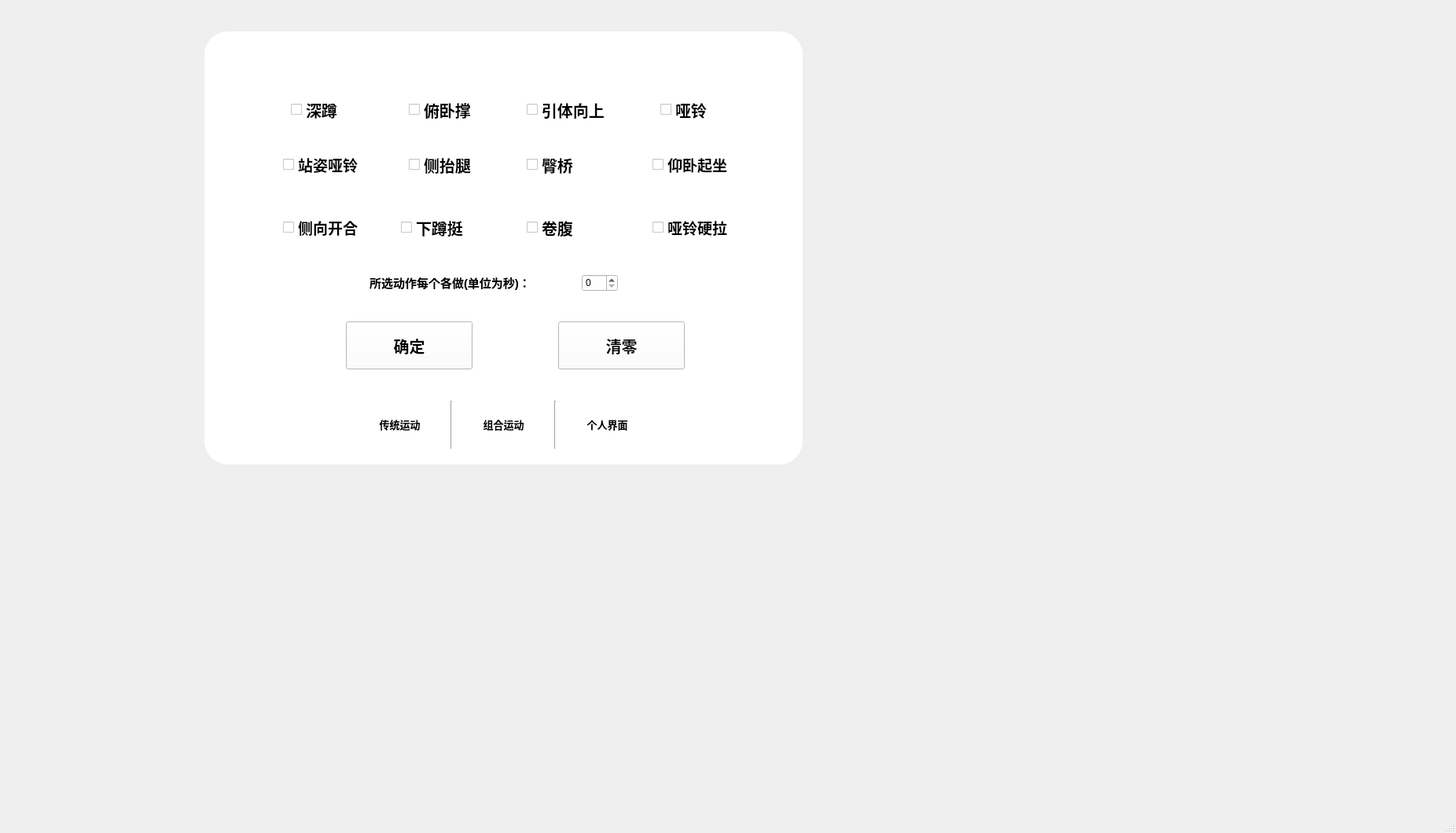
<?xml version="1.0" encoding="UTF-8"?>
<ui version="4.0">
 <class>MainWindow</class>
 <widget class="QMainWindow" name="MainWindow">
  <property name="geometry">
   <rect>
    <x>0</x>
    <y>0</y>
    <width>1852</width>
    <height>1060</height>
   </rect>
  </property>
  <property name="windowTitle">
   <string>MainWindow</string>
  </property>
  <widget class="QWidget" name="centralwidget">
   <widget class="QLabel" name="label">
    <property name="geometry">
     <rect>
      <x>260</x>
      <y>40</y>
      <width>761</width>
      <height>551</height>
     </rect>
    </property>
    <property name="styleSheet">
     <string notr="true">background-color: rgb(255, 255, 255);
border-top-right-radius:30px;
border-bottom-right-radius:30px;
border-top-left-radius:30px;
border-bottom-left-radius:30px</string>
    </property>
    <property name="text">
     <string/>
    </property>
   </widget>
   <widget class="QPushButton" name="pushButton_9">
    <property name="geometry">
     <rect>
      <x>970</x>
      <y>50</y>
      <width>31</width>
      <height>21</height>
     </rect>
    </property>
    <property name="styleSheet">
     <string notr="true">border:none;
background-color: rgb(255, 255, 255);</string>
    </property>
    <property name="text">
     <string/>
    </property>
    <property name="icon">
     <iconset resource="resource.qrc">
      <normaloff>:/icons/icons/close.png</normaloff>:/icons/icons/close.png</iconset>
    </property>
   </widget>
   <widget class="QWidget" name="widget_2" native="true">
    <property name="geometry">
     <rect>
      <x>450</x>
      <y>510</y>
      <width>381</width>
      <height>61</height>
     </rect>
    </property>
    <property name="font">
     <font>
      <weight>75</weight>
      <bold>true</bold>
     </font>
    </property>
    <layout class="QHBoxLayout" name="horizontalLayout">
     <item>
      <widget class="QPushButton" name="functionBT">
       <property name="font">
        <font>
         <pointsize>10</pointsize>
         <weight>75</weight>
         <bold>true</bold>
        </font>
       </property>
       <property name="styleSheet">
        <string notr="true">#functionBT{
	border:none;
}
#functionBT:focus{
	
	color: rgb(158, 158, 158);
}</string>
       </property>
       <property name="text">
        <string>传统运动</string>
       </property>
      </widget>
     </item>
     <item>
      <widget class="Line" name="line">
       <property name="orientation">
        <enum>Qt::Vertical</enum>
       </property>
      </widget>
     </item>
     <item>
      <widget class="QPushButton" name="zuheydBT">
       <property name="font">
        <font>
         <pointsize>10</pointsize>
         <weight>75</weight>
         <bold>true</bold>
        </font>
       </property>
       <property name="styleSheet">
        <string notr="true">#zuheydBT{
	border:none;
}
#zuheydBT:focus{
	
	
	color: rgb(158, 158, 158);
}</string>
       </property>
       <property name="text">
        <string>组合运动</string>
       </property>
      </widget>
     </item>
     <item>
      <widget class="Line" name="line_3">
       <property name="orientation">
        <enum>Qt::Vertical</enum>
       </property>
      </widget>
     </item>
     <item>
      <widget class="QPushButton" name="gerenBT">
       <property name="font">
        <font>
         <pointsize>10</pointsize>
         <weight>75</weight>
         <bold>true</bold>
        </font>
       </property>
       <property name="styleSheet">
        <string notr="true">#gerenBT{
	border:none;
}
#gerenBT:focus{
	
	
	color: rgb(158, 158, 158);
}</string>
       </property>
       <property name="text">
        <string>个人界面</string>
       </property>
      </widget>
     </item>
    </layout>
   </widget>
   <widget class="QWidget" name="widget" native="true">
    <property name="geometry">
     <rect>
      <x>300</x>
      <y>90</y>
      <width>651</width>
      <height>391</height>
     </rect>
    </property>
    <widget class="QPushButton" name="shendunBT">
     <property name="geometry">
      <rect>
       <x>40</x>
       <y>40</y>
       <width>161</width>
       <height>61</height>
      </rect>
     </property>
     <property name="font">
      <font>
       <pointsize>11</pointsize>
       <weight>75</weight>
       <bold>true</bold>
      </font>
     </property>
     <property name="text">
      <string>深蹲</string>
     </property>
    </widget>
    <widget class="QPushButton" name="fuwochengBT">
     <property name="geometry">
      <rect>
       <x>250</x>
       <y>40</y>
       <width>161</width>
       <height>61</height>
      </rect>
     </property>
     <property name="font">
      <font>
       <pointsize>11</pointsize>
       <weight>75</weight>
       <bold>true</bold>
      </font>
     </property>
     <property name="text">
      <string>俯卧撑</string>
     </property>
    </widget>
    <widget class="QPushButton" name="yintiBT">
     <property name="geometry">
      <rect>
       <x>470</x>
       <y>40</y>
       <width>161</width>
       <height>61</height>
      </rect>
     </property>
     <property name="font">
      <font>
       <pointsize>11</pointsize>
       <weight>75</weight>
       <bold>true</bold>
      </font>
     </property>
     <property name="text">
      <string>引体向上</string>
     </property>
    </widget>
    <widget class="QPushButton" name="yalingBT">
     <property name="geometry">
      <rect>
       <x>40</x>
       <y>130</y>
       <width>161</width>
       <height>61</height>
      </rect>
     </property>
     <property name="font">
      <font>
       <pointsize>11</pointsize>
       <weight>75</weight>
       <bold>true</bold>
      </font>
     </property>
     <property name="text">
      <string>哑铃</string>
     </property>
    </widget>
    <widget class="QPushButton" name="zzyalingBT">
     <property name="geometry">
      <rect>
       <x>250</x>
       <y>130</y>
       <width>161</width>
       <height>61</height>
      </rect>
     </property>
     <property name="font">
      <font>
       <pointsize>11</pointsize>
       <weight>75</weight>
       <bold>true</bold>
      </font>
     </property>
     <property name="text">
      <string>站姿哑铃</string>
     </property>
    </widget>
    <widget class="QPushButton" name="cetaituiBT">
     <property name="geometry">
      <rect>
       <x>470</x>
       <y>130</y>
       <width>161</width>
       <height>61</height>
      </rect>
     </property>
     <property name="font">
      <font>
       <pointsize>11</pointsize>
       <weight>75</weight>
       <bold>true</bold>
      </font>
     </property>
     <property name="text">
      <string>侧抬腿</string>
     </property>
    </widget>
    <widget class="QPushButton" name="yangwoqizuoBT">
     <property name="geometry">
      <rect>
       <x>250</x>
       <y>220</y>
       <width>161</width>
       <height>61</height>
      </rect>
     </property>
     <property name="font">
      <font>
       <pointsize>11</pointsize>
       <weight>75</weight>
       <bold>true</bold>
      </font>
     </property>
     <property name="text">
      <string>仰卧起坐</string>
     </property>
    </widget>
    <widget class="QPushButton" name="chexiangkaiheBT">
     <property name="geometry">
      <rect>
       <x>470</x>
       <y>220</y>
       <width>161</width>
       <height>61</height>
      </rect>
     </property>
     <property name="font">
      <font>
       <pointsize>11</pointsize>
       <weight>75</weight>
       <bold>true</bold>
      </font>
     </property>
     <property name="text">
      <string>侧向开合</string>
     </property>
    </widget>
    <widget class="QPushButton" name="tunqiaoBT">
     <property name="geometry">
      <rect>
       <x>40</x>
       <y>220</y>
       <width>161</width>
       <height>61</height>
      </rect>
     </property>
     <property name="font">
      <font>
       <pointsize>11</pointsize>
       <weight>75</weight>
       <bold>true</bold>
      </font>
     </property>
     <property name="text">
      <string>臀桥</string>
     </property>
    </widget>
    <widget class="QPushButton" name="xiaduntingBT">
     <property name="geometry">
      <rect>
       <x>40</x>
       <y>310</y>
       <width>161</width>
       <height>61</height>
      </rect>
     </property>
     <property name="font">
      <font>
       <pointsize>11</pointsize>
       <weight>75</weight>
       <bold>true</bold>
      </font>
     </property>
     <property name="text">
      <string>下蹲挺</string>
     </property>
    </widget>
    <widget class="QPushButton" name="pushButton_14">
     <property name="geometry">
      <rect>
       <x>470</x>
       <y>310</y>
       <width>161</width>
       <height>61</height>
      </rect>
     </property>
     <property name="font">
      <font>
       <pointsize>11</pointsize>
       <weight>75</weight>
       <bold>true</bold>
      </font>
     </property>
     <property name="text">
      <string>哑铃硬拉</string>
     </property>
    </widget>
    <widget class="QPushButton" name="juanfuBT">
     <property name="geometry">
      <rect>
       <x>250</x>
       <y>310</y>
       <width>161</width>
       <height>61</height>
      </rect>
     </property>
     <property name="font">
      <font>
       <pointsize>11</pointsize>
       <weight>75</weight>
       <bold>true</bold>
      </font>
     </property>
     <property name="text">
      <string>卷腹</string>
     </property>
    </widget>
   </widget>
   <widget class="QWidget" name="widget_3" native="true">
    <property name="geometry">
     <rect>
      <x>310</x>
      <y>80</y>
      <width>661</width>
      <height>401</height>
     </rect>
    </property>
    <property name="styleSheet">
     <string notr="true">background-color: rgb(255, 255, 255);</string>
    </property>
    <widget class="QWidget" name="widget_4" native="true">
     <property name="geometry">
      <rect>
       <x>560</x>
       <y>140</y>
       <width>91</width>
       <height>171</height>
      </rect>
     </property>
     <property name="font">
      <font>
       <weight>75</weight>
       <bold>true</bold>
      </font>
     </property>
     <layout class="QVBoxLayout" name="verticalLayout">
      <item>
       <widget class="QPushButton" name="tuichuBT">
        <property name="font">
         <font>
          <pointsize>10</pointsize>
          <weight>75</weight>
          <bold>true</bold>
         </font>
        </property>
        <property name="styleSheet">
         <string notr="true">#tuichuBT{
	border:none;
}
#tuichuBT:focus{
	
	
	color: rgb(158, 158, 158);
}</string>
        </property>
        <property name="text">
         <string>退出</string>
        </property>
       </widget>
      </item>
      <item>
       <widget class="Line" name="line_2">
        <property name="orientation">
         <enum>Qt::Horizontal</enum>
        </property>
       </widget>
      </item>
      <item>
       <widget class="QPushButton" name="fanhuiBT">
        <property name="font">
         <font>
          <pointsize>10</pointsize>
          <weight>75</weight>
          <bold>true</bold>
         </font>
        </property>
        <property name="styleSheet">
         <string notr="true">#fanhuiBT{
	border:none;
}
#fanhuiBT:focus{
	
	color: rgb(158, 158, 158);
}</string>
        </property>
        <property name="text">
         <string>返回</string>
        </property>
       </widget>
      </item>
     </layout>
    </widget>
    <widget class="QLabel" name="label_3">
     <property name="geometry">
      <rect>
       <x>570</x>
       <y>20</y>
       <width>72</width>
       <height>15</height>
      </rect>
     </property>
     <property name="text">
      <string>用户名：</string>
     </property>
    </widget>
    <widget class="QLabel" name="yonghuminglb">
     <property name="geometry">
      <rect>
       <x>570</x>
       <y>70</y>
       <width>72</width>
       <height>15</height>
      </rect>
     </property>
     <property name="text">
      <string/>
     </property>
    </widget>
    <widget class="QTableWidget" name="tableWidget">
     <property name="geometry">
      <rect>
       <x>10</x>
       <y>10</y>
       <width>551</width>
       <height>391</height>
      </rect>
     </property>
    </widget>
   </widget>
   <widget class="QPushButton" name="pushButton">
    <property name="geometry">
     <rect>
      <x>922</x>
      <y>50</y>
      <width>41</width>
      <height>28</height>
     </rect>
    </property>
    <property name="styleSheet">
     <string notr="true">background-color: rgb(255, 255, 255);
border:none;</string>
    </property>
    <property name="text">
     <string/>
    </property>
    <property name="icon">
     <iconset>
      <normaloff>../../../.designer/backup/icons/disexpend.png</normaloff>../../../.designer/backup/icons/disexpend.png</iconset>
    </property>
   </widget>
   <widget class="QPushButton" name="pushButton_16">
    <property name="geometry">
     <rect>
      <x>940</x>
      <y>50</y>
      <width>31</width>
      <height>21</height>
     </rect>
    </property>
    <property name="styleSheet">
     <string notr="true">border:none;
background-color: rgb(255, 255, 255);</string>
    </property>
    <property name="text">
     <string/>
    </property>
    <property name="icon">
     <iconset resource="resource.qrc">
      <normaloff>:/icons/icons/disexpend.png</normaloff>:/icons/icons/disexpend.png</iconset>
    </property>
   </widget>
   <widget class="QWidget" name="widget_6" native="true">
    <property name="geometry">
     <rect>
      <x>320</x>
      <y>79</y>
      <width>650</width>
      <height>421</height>
     </rect>
    </property>
    <property name="styleSheet">
     <string notr="true">background-color: rgb(255, 255, 255);</string>
    </property>
    <widget class="QCheckBox" name="shendunCB">
     <property name="geometry">
      <rect>
       <x>50</x>
       <y>40</y>
       <width>121</width>
       <height>41</height>
      </rect>
     </property>
     <property name="font">
      <font>
       <pointsize>15</pointsize>
       <weight>75</weight>
       <bold>true</bold>
      </font>
     </property>
     <property name="text">
      <string>深蹲</string>
     </property>
    </widget>
    <widget class="QCheckBox" name="fuwochengCB">
     <property name="geometry">
      <rect>
       <x>200</x>
       <y>40</y>
       <width>121</width>
       <height>41</height>
      </rect>
     </property>
     <property name="font">
      <font>
       <pointsize>15</pointsize>
       <weight>75</weight>
       <bold>true</bold>
      </font>
     </property>
     <property name="text">
      <string>俯卧撑</string>
     </property>
    </widget>
    <widget class="QCheckBox" name="yintiCB">
     <property name="geometry">
      <rect>
       <x>350</x>
       <y>40</y>
       <width>121</width>
       <height>41</height>
      </rect>
     </property>
     <property name="font">
      <font>
       <pointsize>15</pointsize>
       <weight>75</weight>
       <bold>true</bold>
      </font>
     </property>
     <property name="text">
      <string>引体向上</string>
     </property>
    </widget>
    <widget class="QCheckBox" name="yalingCB">
     <property name="geometry">
      <rect>
       <x>520</x>
       <y>40</y>
       <width>121</width>
       <height>41</height>
      </rect>
     </property>
     <property name="font">
      <font>
       <pointsize>15</pointsize>
       <weight>75</weight>
       <bold>true</bold>
      </font>
     </property>
     <property name="text">
      <string>哑铃</string>
     </property>
    </widget>
    <widget class="QCheckBox" name="zzyalingCB">
     <property name="geometry">
      <rect>
       <x>40</x>
       <y>110</y>
       <width>121</width>
       <height>41</height>
      </rect>
     </property>
     <property name="font">
      <font>
       <pointsize>14</pointsize>
       <weight>75</weight>
       <bold>true</bold>
      </font>
     </property>
     <property name="text">
      <string>站姿哑铃</string>
     </property>
    </widget>
    <widget class="QCheckBox" name="cetaituiCB">
     <property name="geometry">
      <rect>
       <x>200</x>
       <y>110</y>
       <width>121</width>
       <height>41</height>
      </rect>
     </property>
     <property name="font">
      <font>
       <pointsize>15</pointsize>
       <weight>75</weight>
       <bold>true</bold>
      </font>
     </property>
     <property name="text">
      <string>侧抬腿</string>
     </property>
    </widget>
    <widget class="QCheckBox" name="tunqiaoCB">
     <property name="geometry">
      <rect>
       <x>350</x>
       <y>110</y>
       <width>121</width>
       <height>41</height>
      </rect>
     </property>
     <property name="font">
      <font>
       <pointsize>15</pointsize>
       <weight>75</weight>
       <bold>true</bold>
      </font>
     </property>
     <property name="text">
      <string>臀桥</string>
     </property>
    </widget>
    <widget class="QCheckBox" name="yangwoqizuoCB">
     <property name="geometry">
      <rect>
       <x>510</x>
       <y>110</y>
       <width>121</width>
       <height>41</height>
      </rect>
     </property>
     <property name="font">
      <font>
       <pointsize>14</pointsize>
       <weight>75</weight>
       <bold>true</bold>
      </font>
     </property>
     <property name="text">
      <string>仰卧起坐</string>
     </property>
    </widget>
    <widget class="QCheckBox" name="cexiangkaiheCB">
     <property name="geometry">
      <rect>
       <x>40</x>
       <y>190</y>
       <width>121</width>
       <height>41</height>
      </rect>
     </property>
     <property name="font">
      <font>
       <pointsize>14</pointsize>
       <weight>75</weight>
       <bold>true</bold>
      </font>
     </property>
     <property name="text">
      <string>侧向开合</string>
     </property>
    </widget>
    <widget class="QCheckBox" name="xiaduntingCB">
     <property name="geometry">
      <rect>
       <x>190</x>
       <y>190</y>
       <width>121</width>
       <height>41</height>
      </rect>
     </property>
     <property name="font">
      <font>
       <pointsize>15</pointsize>
       <weight>75</weight>
       <bold>true</bold>
      </font>
     </property>
     <property name="text">
      <string>下蹲挺</string>
     </property>
    </widget>
    <widget class="QCheckBox" name="juanfuCB">
     <property name="geometry">
      <rect>
       <x>350</x>
       <y>190</y>
       <width>121</width>
       <height>41</height>
      </rect>
     </property>
     <property name="font">
      <font>
       <pointsize>15</pointsize>
       <weight>75</weight>
       <bold>true</bold>
      </font>
     </property>
     <property name="text">
      <string>卷腹</string>
     </property>
    </widget>
    <widget class="QCheckBox" name="yalingyinglaCB">
     <property name="geometry">
      <rect>
       <x>510</x>
       <y>190</y>
       <width>121</width>
       <height>41</height>
      </rect>
     </property>
     <property name="font">
      <font>
       <pointsize>14</pointsize>
       <weight>75</weight>
       <bold>true</bold>
      </font>
     </property>
     <property name="text">
      <string>哑铃硬拉</string>
     </property>
    </widget>
    <widget class="QLabel" name="label_2">
     <property name="geometry">
      <rect>
       <x>150</x>
       <y>260</y>
       <width>271</width>
       <height>41</height>
      </rect>
     </property>
     <property name="font">
      <font>
       <pointsize>11</pointsize>
       <weight>75</weight>
       <bold>true</bold>
      </font>
     </property>
     <property name="text">
      <string>所选动作每个各做(单位为秒)：</string>
     </property>
    </widget>
    <widget class="QPushButton" name="querenBT">
     <property name="geometry">
      <rect>
       <x>120</x>
       <y>330</y>
       <width>161</width>
       <height>61</height>
      </rect>
     </property>
     <property name="font">
      <font>
       <pointsize>15</pointsize>
       <weight>75</weight>
       <bold>true</bold>
      </font>
     </property>
     <property name="text">
      <string>确定</string>
     </property>
    </widget>
    <widget class="QPushButton" name="qinglingBT">
     <property name="geometry">
      <rect>
       <x>390</x>
       <y>330</y>
       <width>161</width>
       <height>61</height>
      </rect>
     </property>
     <property name="font">
      <font>
       <pointsize>15</pointsize>
       <weight>75</weight>
       <bold>true</bold>
      </font>
     </property>
     <property name="text">
      <string>清零</string>
     </property>
    </widget>
    <widget class="QSpinBox" name="spinBox">
     <property name="geometry">
      <rect>
       <x>420</x>
       <y>270</y>
       <width>46</width>
       <height>22</height>
      </rect>
     </property>
    </widget>
   </widget>
  </widget>
  <widget class="QMenuBar" name="menubar">
   <property name="geometry">
    <rect>
     <x>0</x>
     <y>0</y>
     <width>1852</width>
     <height>26</height>
    </rect>
   </property>
  </widget>
  <widget class="QStatusBar" name="statusbar"/>
 </widget>
 <resources>
  <include location="resource.qrc"/>
 </resources>
 <connections>
  <connection>
   <sender>pushButton_9</sender>
   <signal>clicked()</signal>
   <receiver>MainWindow</receiver>
   <slot>close()</slot>
   <hints>
    <hint type="sourcelabel">
     <x>972</x>
     <y>96</y>
    </hint>
    <hint type="destinationlabel">
     <x>1057</x>
     <y>53</y>
    </hint>
   </hints>
  </connection>
  <connection>
   <sender>pushButton_16</sender>
   <signal>clicked()</signal>
   <receiver>MainWindow</receiver>
   <slot>showMinimized()</slot>
   <hints>
    <hint type="sourcelabel">
     <x>943</x>
     <y>82</y>
    </hint>
    <hint type="destinationlabel">
     <x>790</x>
     <y>37</y>
    </hint>
   </hints>
  </connection>
 </connections>
</ui>
